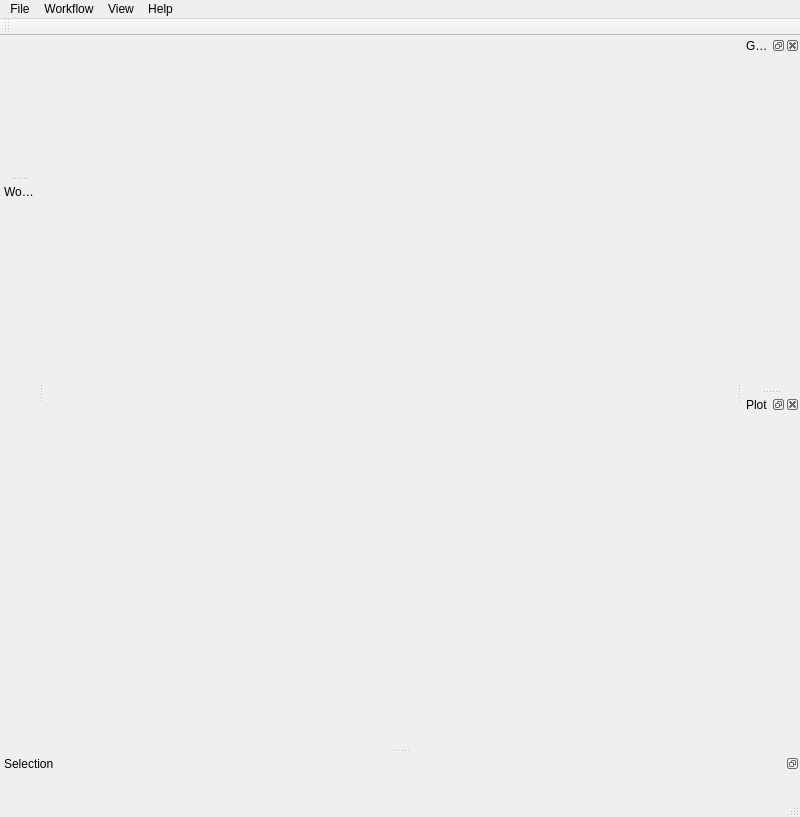
<?xml version="1.0" encoding="UTF-8"?>
<ui version="4.0">
 <class>MainWindow</class>
 <widget class="QMainWindow" name="MainWindow">
  <property name="geometry">
   <rect>
    <x>0</x>
    <y>0</y>
    <width>800</width>
    <height>817</height>
   </rect>
  </property>
  <property name="sizePolicy">
   <sizepolicy hsizetype="Preferred" vsizetype="Preferred">
    <horstretch>0</horstretch>
    <verstretch>0</verstretch>
   </sizepolicy>
  </property>
  <property name="windowTitle">
   <string>MainWindow</string>
  </property>
  <property name="dockOptions">
   <set>QMainWindow::AllowTabbedDocks|QMainWindow::AnimatedDocks</set>
  </property>
  <widget class="QWidget" name="centralwidget"/>
  <widget class="QMenuBar" name="menubar">
   <property name="geometry">
    <rect>
     <x>0</x>
     <y>0</y>
     <width>800</width>
     <height>25</height>
    </rect>
   </property>
   <widget class="QMenu" name="menu_file">
    <property name="title">
     <string>File</string>
    </property>
   </widget>
   <widget class="QMenu" name="menu_workflow">
    <property name="title">
     <string>Workflow</string>
    </property>
   </widget>
   <widget class="QMenu" name="menu_view">
    <property name="title">
     <string>View</string>
    </property>
   </widget>
   <widget class="QMenu" name="menu_help">
    <property name="title">
     <string>Help</string>
    </property>
   </widget>
   <addaction name="menu_file"/>
   <addaction name="menu_workflow"/>
   <addaction name="menu_view"/>
   <addaction name="menu_help"/>
  </widget>
  <widget class="QStatusBar" name="statusbar"/>
  <widget class="QDockWidget" name="dock_item_info">
   <property name="minimumSize">
    <size>
     <width>302</width>
     <height>41</height>
    </size>
   </property>
   <property name="features">
    <set>QDockWidget::DockWidgetFloatable|QDockWidget::DockWidgetMovable</set>
   </property>
   <property name="allowedAreas">
    <set>Qt::AllDockWidgetAreas</set>
   </property>
   <property name="windowTitle">
    <string>Selection</string>
   </property>
   <attribute name="dockWidgetArea">
    <number>8</number>
   </attribute>
   <widget class="QWidget" name="dockWidgetContents_intemInfo"/>
  </widget>
  <widget class="QDockWidget" name="dock_graph">
   <property name="features">
    <set>QDockWidget::DockWidgetClosable|QDockWidget::DockWidgetMovable|QDockWidget::DockWidgetFloatable</set>
   </property>
   <property name="windowTitle">
    <string>Graph</string>
   </property>
   <attribute name="dockWidgetArea">
    <number>2</number>
   </attribute>
   <widget class="QWidget" name="dockWidgetContents_graph"/>
  </widget>
  <widget class="QDockWidget" name="dock_plot">
   <property name="windowTitle">
    <string>Plot</string>
   </property>
   <attribute name="dockWidgetArea">
    <number>2</number>
   </attribute>
   <widget class="QWidget" name="dockWidgetContents_plot"/>
  </widget>
  <widget class="QDockWidget" name="dock_resource_wf">
   <property name="sizePolicy">
    <sizepolicy hsizetype="Preferred" vsizetype="Preferred">
     <horstretch>0</horstretch>
     <verstretch>0</verstretch>
    </sizepolicy>
   </property>
   <property name="features">
    <set>QDockWidget::DockWidgetMovable</set>
   </property>
   <attribute name="dockWidgetArea">
    <number>1</number>
   </attribute>
   <widget class="QWidget" name="dockWidgetContents_resource_wf"/>
  </widget>
  <widget class="QDockWidget" name="dock_wf_info">
   <property name="features">
    <set>QDockWidget::DockWidgetMovable</set>
   </property>
   <property name="windowTitle">
    <string>Workflow</string>
   </property>
   <attribute name="dockWidgetArea">
    <number>1</number>
   </attribute>
   <widget class="QWidget" name="dockWidgetContents_wf_info">
    <layout class="QVBoxLayout" name="verticalLayout_2">
     <item>
      <widget class="QWidget" name="widget_wf_info" native="true"/>
     </item>
     <item>
      <spacer name="verticalSpacer">
       <property name="orientation">
        <enum>Qt::Vertical</enum>
       </property>
       <property name="sizeHint" stdset="0">
        <size>
         <width>20</width>
         <height>40</height>
        </size>
       </property>
      </spacer>
     </item>
    </layout>
   </widget>
  </widget>
  <widget class="QToolBar" name="tool_bar">
   <property name="windowTitle">
    <string>toolBar</string>
   </property>
   <attribute name="toolBarArea">
    <enum>TopToolBarArea</enum>
   </attribute>
   <attribute name="toolBarBreak">
    <bool>false</bool>
   </attribute>
  </widget>
 </widget>
 <resources/>
 <connections/>
</ui>
